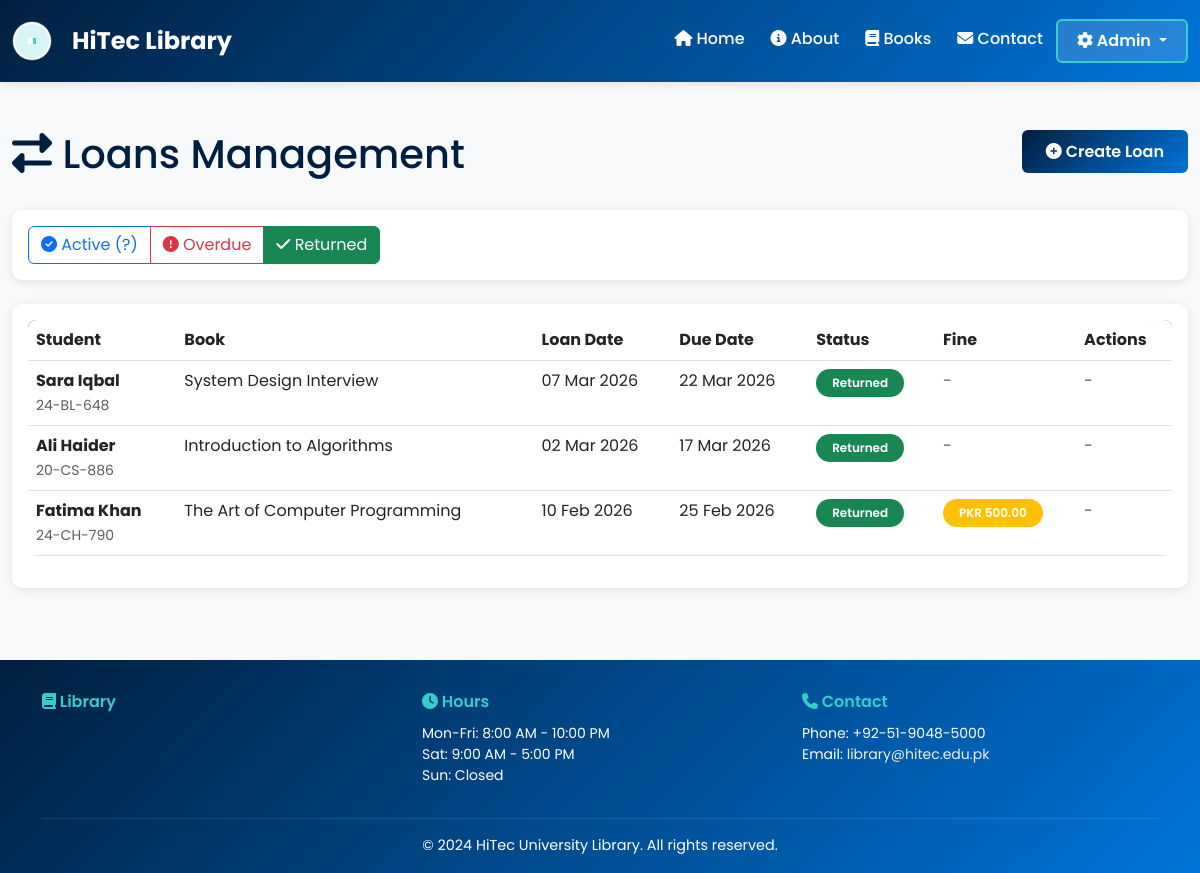
Page /admin/loans?status=returned (signed in) on the earlier database version.
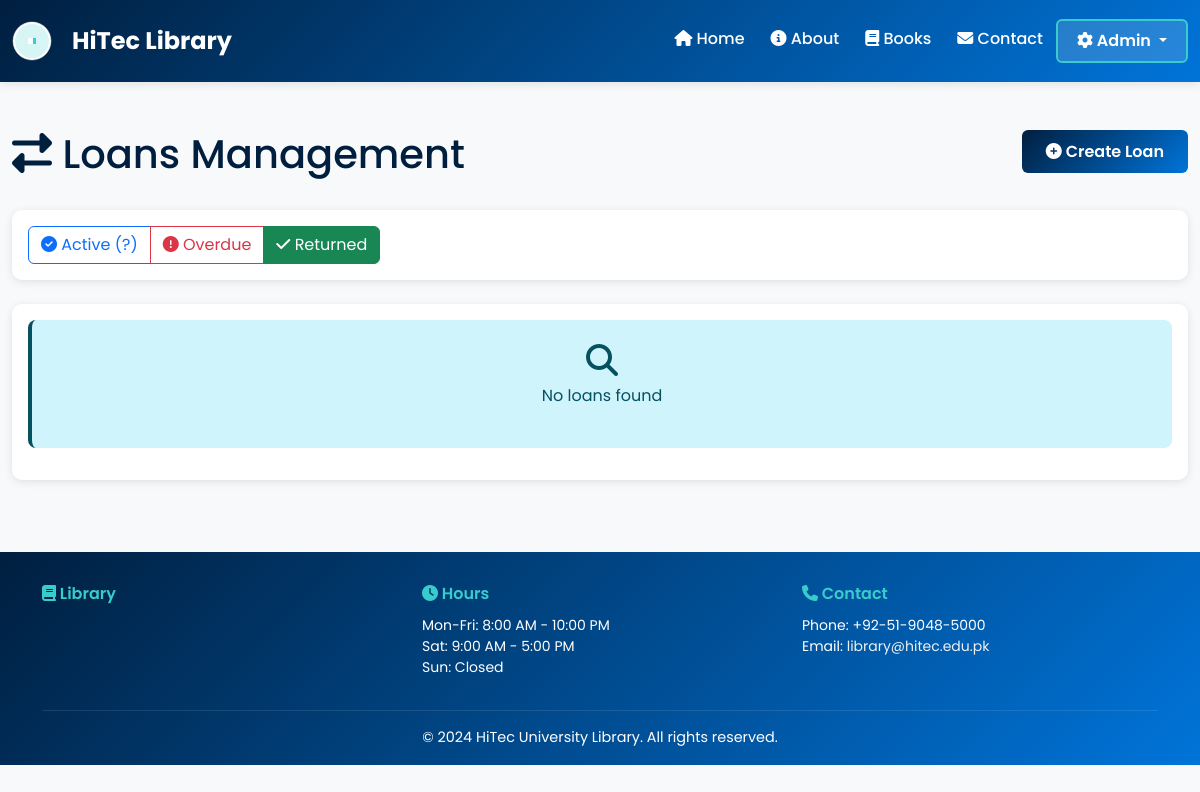
Same page on the later database version.
### app.py (models this page shows, shortened)
class Loan(db.Model):
    id = db.Column(db.Integer, primary_key=True)
    student_id = db.Column(db.Integer, db.ForeignKey('student.id'), nullable=False)
    book_id = db.Column(db.Integer, db.ForeignKey('book.id'), nullable=False)
    loan_date = db.Column(db.DateTime, default=get_utc_now)
    due_date = db.Column(db.DateTime, nullable=False)
    return_date = db.Column(db.DateTime)
    is_returned = db.Column(db.Boolean, default=False)
    fine_amount = db.Column(db.Float, default=0.0)
    def calculate_fine(self):
        if not self.is_returned:
            now = get_utc_now()
            if now > self.due_date:
                days_overdue = (now - self.due_date).days
                self.fine_amount = days_overdue * LATE_FEE_PER_DAY
        return self.fine_amount

class Student(db.Model):
    id = db.Column(db.Integer, primary_key=True)
    name = db.Column(db.String(150), nullable=False)
    email = db.Column(db.String(100), unique=True, nullable=False)
    roll_number = db.Column(db.String(20), unique=True, nullable=False)
    phone = db.Column(db.String(15))
    department = db.Column(db.String(100))
    semester = db.Column(db.Integer)
    library_card_number = db.Column(db.String(50), unique=True, nullable=False)
    card_status = db.Column(db.String(20), default='active')  # active, suspended, expired
    total_fines = db.Column(db.Float, default=0.0)
    registered_at = db.Column(db.DateTime, default=get_utc_now)
    loans = db.relationship('Loan', backref='student', lazy=True)
    reviews = db.relationship('Review', backref='student', lazy=True)

class Book(db.Model):
    id = db.Column(db.Integer, primary_key=True)
    title = db.Column(db.String(200), nullable=False)
    author = db.Column(db.String(150), nullable=False)
    isbn = db.Column(db.String(20), unique=True)
    genre = db.Column(db.String(50))
    year_published = db.Column(db.Integer)
    publisher = db.Column(db.String(150))
    total_copies = db.Column(db.Integer, default=1)
    available_copies = db.Column(db.Integer, default=1)
    cover_image = db.Column(db.String(500))
    description = db.Column(db.Text)
    average_rating = db.Column(db.Float, default=0.0)
    created_at = db.Column(db.DateTime, default=get_utc_now)
    loans = db.relationship('Loan', backref='book', lazy=True)
    reviews = db.relationship('Review', backref='book', lazy=True)

### app.py (the view)
@app.route('/admin/loans')
@login_required
def admin_loans():
    page = request.args.get('page', 1, type=int)
    status = request.args.get('status', 'active')
    query = Loan.query
    if status == 'active':
        query = query.filter_by(is_returned=False)
    elif status == 'overdue':
        query = query.filter(
            Loan.is_returned == False,
            Loan.due_date < get_utc_now()
        )
    elif status == 'returned':
        query = query.filter_by(is_returned=True)
    loans = query.order_by(Loan.loan_date.desc()).paginate(page=page, per_page=ITEMS_PER_PAGE)
    for loan in loans.items:
        loan.calculate_fine()
    return render_template('admin/loans.html', loans=loans, status=status)

### app.py (called while the page is built)
def login_required(f):
    @wraps(f)
    def decorated_function(*args, **kwargs):
        if 'admin_id' not in session:
            flash('Please login to access this page', 'warning')
            return redirect(url_for('admin_login'))
        return f(*args, **kwargs)
    return decorated_function

### templates/admin/loans.html (shortened to what the changed rows need)
{% extends "base.html" %}
{% block content %}
<div class="container-fluid py-4">
    <div class="row mb-4">
        <div class="col-md-8">
            <h1 class="text-primary">
                <i class="fas fa-exchange-alt"></i> Loans Management
            </h1>
        </div>
    </div>
    <div class="card border-0 shadow-sm">
        <div class="card-body">
            {% if loans.items %}
            <div class="table-responsive">
                <table class="table table-hover">
                    <thead>
                        <tr>
                            <th>Student</th>
                            <th>Book</th>
                            <th>Loan Date</th>
                            <th>Due Date</th>
                            <th>Status</th>
                            <th>Fine</th>
                            <th>Actions</th>
                        </tr>
                    </thead>
                    <tbody>
                        {% for loan in loans.items %}
                        <tr>
                            <td>
                                <strong>{{ loan.student.name }}</strong><br>
                                <small class="text-muted">{{ loan.student.roll_number }}</small>
                            </td>
                            <td>{{ loan.book.title[:40] }}</td>
                            <td>{{ loan.loan_date.strftime('%d %b %Y') }}</td>
                            <td>{{ loan.due_date.strftime('%d %b %Y') }}</td>
                            <td>
                                {% if loan.is_returned %}
                                    <span class="badge bg-success">Returned</span>
                                {% elif loan.is_overdue() %}
                                    <span class="badge bg-danger">Overdue</span>
                                {% else %}
                                    <span class="badge bg-info">Active</span>
                                {% endif %}
                            </td>
                            <td>
                                {% if loan.fine_amount > 0 %}
                                <span class="badge bg-warning">PKR {{ "%.2f"|format(loan.fine_amount) }}</span>
                                {% else %}
                                <span class="text-muted">-</span>
                                {% endif %}
                            </td>
                            <td>
                                {% if not loan.is_returned %}
                                <form method="POST" action="/admin/loans/{{ loan.id }}/return" style="display: inline;">
                                    <button type="submit" class="btn btn-sm btn-success" onclick="return confirm('Mark as returned?')">
                                        <i class="fas fa-check"></i> Return
                                    </button>
                                </form>
                                {% else %}
                                <span class="text-muted">-</span>
                                {% endif %}
                            </td>
                        </tr>
                        {% endfor %}
                    </tbody>
                </table>
            </div>
            {% else %}
            <div class="alert alert-info text-center py-4">
                <i class="fas fa-search fa-2x mb-2"></i>
                <p>No loans found</p>
            </div>
            {% endif %}
        </div>
    </div>
</div>
{% endblock %}

Differences in the rows shown:
removed Loan: student.name "Sara Iqbal", student.roll_number "24-BL-648", book "System Design Interview", loan_date "07 Mar 2026", due_date "22 Mar 2026", is_returned "Returned"
removed Loan: student.name "Ali Haider", student.roll_number "20-CS-886", book "Introduction to Algorithms", loan_date "02 Mar 2026", due_date "17 Mar 2026", is_returned "Returned"
removed Loan: student.name "Fatima Khan", student.roll_number "24-CH-790", book "The Art of Computer Programming", loan_date "10 Feb 2026", due_date "25 Feb 2026", is_returned "Returned", fine_amount "500.00"
Other differences:
text no longer shown: "Student Book Loan Date Due Date Status Fine Actions"
text now shown: "No loans found"
